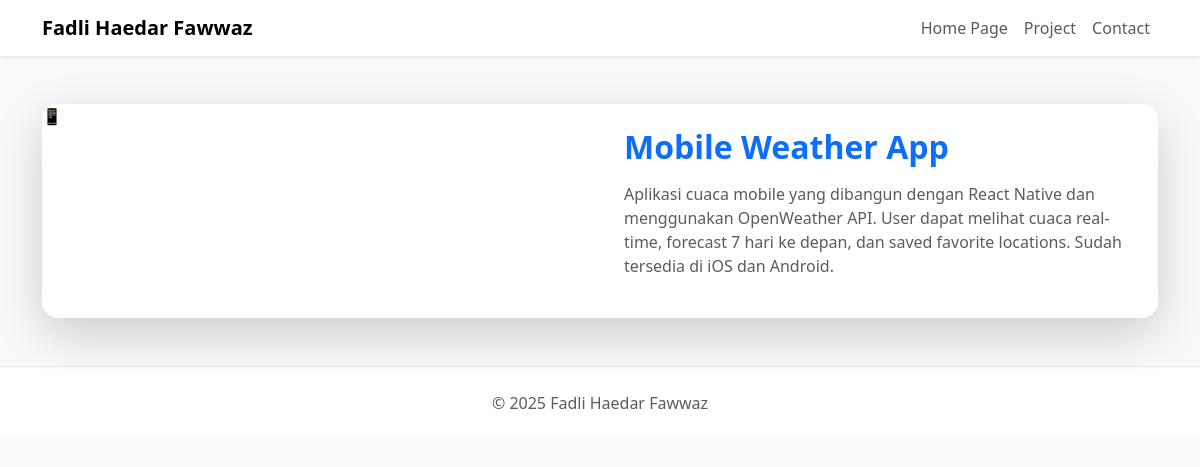
The app's page /projek/project-detail.php?id=4 with its own data.
### tables this page shows
CREATE TABLE IF NOT EXISTS projects (
    id INT AUTO_INCREMENT PRIMARY KEY,
    judul VARCHAR(200) NOT NULL,
    deskripsi LONGTEXT NOT NULL,
    gambar VARCHAR(255),
    link VARCHAR(255),
    created_at TIMESTAMP DEFAULT CURRENT_TIMESTAMP,
    updated_at TIMESTAMP DEFAULT CURRENT_TIMESTAMP ON UPDATE CURRENT_TIMESTAMP
);

### projek/project-detail.php (the view, shortened to what this page needs)
<?php
require_once '../db.php';
$project_id = isset($_GET['id']) ? intval($_GET['id']) : 0;
$query = "SELECT id, judul, deskripsi, gambar, link, created_at, updated_at FROM projects WHERE id = $project_id LIMIT 1";
$result = $conn->query($query);
$project = $result->fetch_assoc();
$imagePath = '';
?>
<!DOCTYPE html>
<html lang="en">
  <head>
    <link
      href="https://cdn.jsdelivr.net/npm/bootstrap@5.3.3/dist/css/bootstrap.min.css"
      rel="stylesheet"
    />
  </head>
  <body class="bg-light">
    <nav class="navbar navbar-expand-lg navbar-light bg-white shadow-sm mb-4">
      <div class="container">
        <a class="navbar-brand fw-bold" href="../index.html">Fadli Haedar Fawwaz</a>
        <div class="collapse navbar-collapse justify-content-end" id="navbarNav">
          <ul class="navbar-nav">
            <li class="nav-item">
              <a class="nav-link" href="../index.php#about">Home Page</a>
            </li>
            <li class="nav-item">
              <a class="nav-link" href="../index.php#projects">Project</a>
            </li>
            <li class="nav-item">
              <a class="nav-link" href="../index.php#contact">Contact</a>
            </li>
          </ul>
        </div>
      </div>
    </nav>
    <div class="container my-5">
      <div class="card shadow-lg border-0 rounded-4 overflow-hidden">
        <div class="row g-0">
          <div class="col-md-6">
            <?php if (!empty($imagePath)): ?>
                <img src="<?php echo $imagePath; ?>" alt="<?php echo htmlspecialchars($project['judul']); ?>" class="img-fluid h-100 object-fit-cover">
            <?php else: ?>
                <div class="img-fluid h-100 object-fit-cover">📱</div>
            <?php endif; ?>
          </div>
          <div class="col-md-6 d-flex flex-column justify-content-center p-4">
            <h2 class="fw-bold mb-3 text-primary"><?php echo htmlspecialchars($project['judul']); ?></h2>
            <p class="text-muted">
              <?php echo htmlspecialchars($project['deskripsi']); ?>
            </p>
          </div>
        </div>
      </div>
      </div>
    <footer class="text-center py-4 bg-white border-top mt-5">
      <p class="mb-0 text-muted">&copy; 2025 Fadli Haedar Fawwaz</p>
    </footer>
  </body>
</html>

### records on screen
projects: judul "Mobile Weather App", deskripsi "Aplikasi cuaca mobile yang dibangun dengan React Native dan menggunakan OpenWeather API. User dapat melihat cuaca real-time, forecast 7 hari ke depan, dan saved favorite locations. Sudah tersedia di iOS dan Android."
